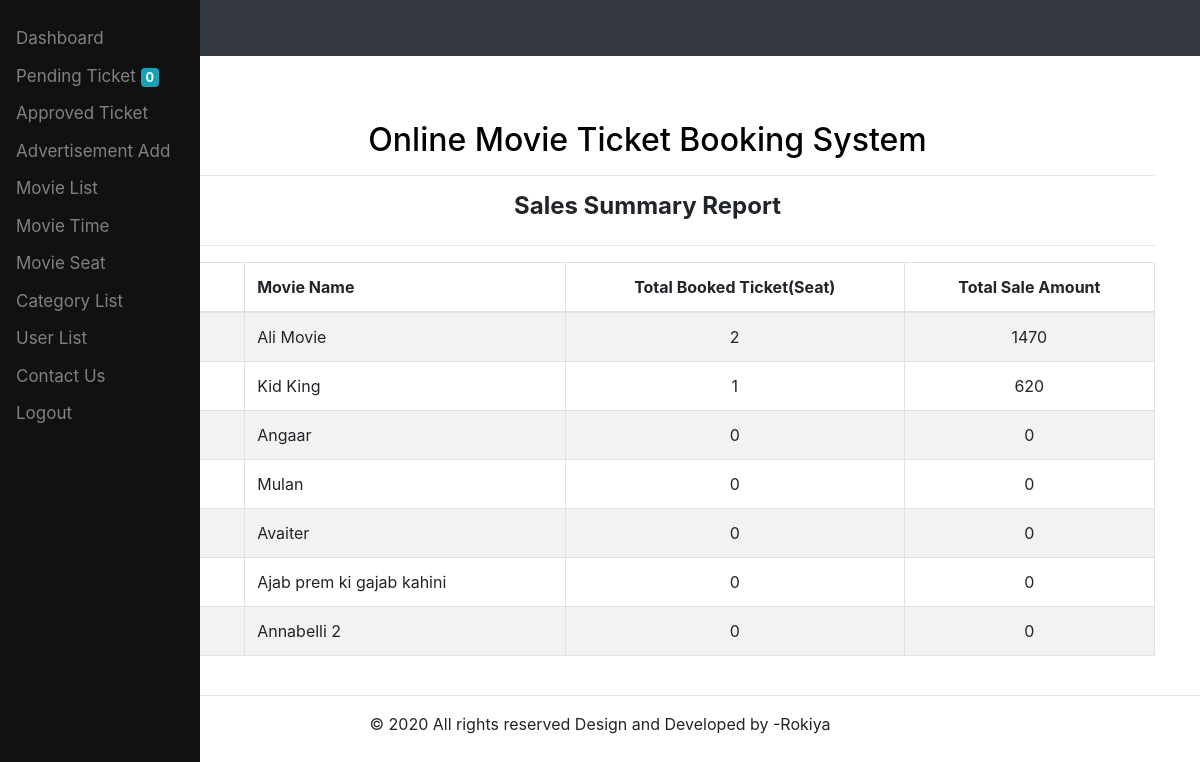
Screenshot of /admin/dashboard.php?lstatus=success (signed in) with the database file from the repository.
### tables this page shows
CREATE TABLE `tb_movie` (
  `category_id` int(255) NOT NULL,
  `m_id` int(11) NOT NULL,
  `m_name` varchar(255) NOT NULL,
  `m_details` mediumtext NOT NULL,
  `m_price` float(11,2) NOT NULL,
  `m_photo` varchar(255) DEFAULT NULL,
  `m_status` int(11) NOT NULL,
  `m_cast` varchar(255) NOT NULL,
  `m_director` varchar(255) NOT NULL,
  `m_tailor` varchar(255) NOT NULL,
  `m_duration` varchar(255) NOT NULL
);

### admin/dashboard.php (the view, shortened to what this page needs)
<!DOCTYPE html>
<html>
<head>
    <link rel="stylesheet" href="../css/adminpanel_custom_css.css">
    <link rel="stylesheet" href="../css/bootstrap.css">
</head>
<body>
        <div class="sidenav">
              <?php require_once('admin_menu.php'); ?>
        </div>
               <nav class="navbar navbar-expand-lg navbar-dark bg-dark">
                      <div class="collapse navbar-collapse" id="navbarTogglerDemo01">
                         <a class="navbar-brand" href="#">Hidden brand</a>
                         <ul class="navbar-nav mr-auto mt-2 mt-lg-0">
                         <li class="nav-item active">
                         <a class="nav-link" href="#"> <span class="sr-only">(current)</span></a>
                         </li>
                         <li class="nav-item">
                         <a class="nav-link" href="#"> </a>
                         </li>
                         </ul>
                      </div>
                  </nav>
          <div class="container">
              <div class="row">
                  <div class="col-md-1"></div>
                     <div class="col-md-11">
                         <h2 style="color:black; margin-top: 65px; text-align: center;">Online Movie Ticket Booking System</h2>
                         <hr>
               <div class="row">
                    <div class="col-md-12" style="text-align: center;">
                          <h4><b>Sales Summary Report</b></h4>
                    </div>
               </div>
            <div style="overflow: scroll; height: 450px;" class="panel-body">
                   <div class="table-responsive">
                         <hr>
                              <?php
                                    $result = "SELECT tb_movie.*, (SELECT COUNT(ts_id) FROM tb_ticket_seat LEFT JOIN tb_ticket ON tb_ticket_seat.ticket_id = tb_ticket.t_id WHERE tb_ticket_seat.movie_id = tb_movie.m_id && tb_ticket.t_status=1) as `totalTicketNumber` FROM tb_movie ORDER BY totalTicketNumber DESC";
                               ?>
                               <table class="table table-bordered table-hover table-striped">
                             <thead>
                                  <tr>
                                  <th>Serial</th>
                                  <th>Movie Name</th>
                                  <th style="text-align: center;">Total Booked Ticket(Seat)</th>
                                  <th style="text-align: center;">Total Sale Amount</th>
                                  </tr>
                             </thead>
                         <tbody>
                                <?php
                                     $i=0;
                                      if ($result=mysqli_query($db,$result))
                                      {
                                        while ($row=mysqli_fetch_assoc($result))
                                         {
                                            $totalSaleAmount=0;
                                            $movieId=$row['m_id'];
                                            $result1 = "SELECT tb_seat.s_price FROM tb_ticket_seat left join tb_seat ON tb_seat.s_id = tb_ticket_seat.seat_id  LEFT JOIN tb_ticket ON tb_ticket_seat.ticket_id = tb_ticket.t_id WHERE tb_ticket_seat.movie_id='$movieId'  && tb_ticket.t_status=1";
                                             if ($result1=mysqli_query($db,$result1)){
                                               while ($row1=mysqli_fetch_assoc($result1)){
                                            $totalSaleAmount+=($row1['s_price']+$row['m_price']);
                                          }
                                       }
                                  ?>
                                    <tr>
                                    <td><?php echo ++$i; ?></td>
                                    <td><?php echo $row['m_name'] ?></td>
                                    <td style="text-align: center;"><?php echo $row['totalTicketNumber']; ?> </td>
                                    <td style="text-align: center;"><?php echo $totalSaleAmount; ?> </td>
                                    </tr>
                                  <?php
                                    }
                                   } ?>
                              </tbody>
                           </table>
                    </div>
            </div>
          </div>
        </div>
  </div>
    <?php require_once('admin_footer.php'); ?>
    </body>
  </html>

### css/adminpanel_custom_css.css (style rules this page uses)
body { font-family: "Lato", sans-serif; }
.sidenav { height: 100%; width: 200px; position: fixed; z-index: 1; top: 0; left: 0; background-color: #111; overflow-x: hidden; padding-top: 20px; }

### rows the page displays
tb_movie: m_name "Ali Movie", totalTicketNumber "2", totalSaleAmount "1470"
tb_movie: m_name "Kid King", totalTicketNumber "1", totalSaleAmount "620"
tb_movie: m_name "Angaar", totalTicketNumber "0", totalSaleAmount "0"
tb_movie: m_name "Mulan", totalTicketNumber "0", totalSaleAmount "0"
tb_movie: m_name "Avaiter", totalTicketNumber "0", totalSaleAmount "0"
tb_movie: m_name "Ajab prem ki gajab kahini", totalTicketNumber "0", totalSaleAmount "0"
tb_movie: m_name "Annabelli 2", totalTicketNumber "0", totalSaleAmount "0"

### other values shown
$pending_list "0"
